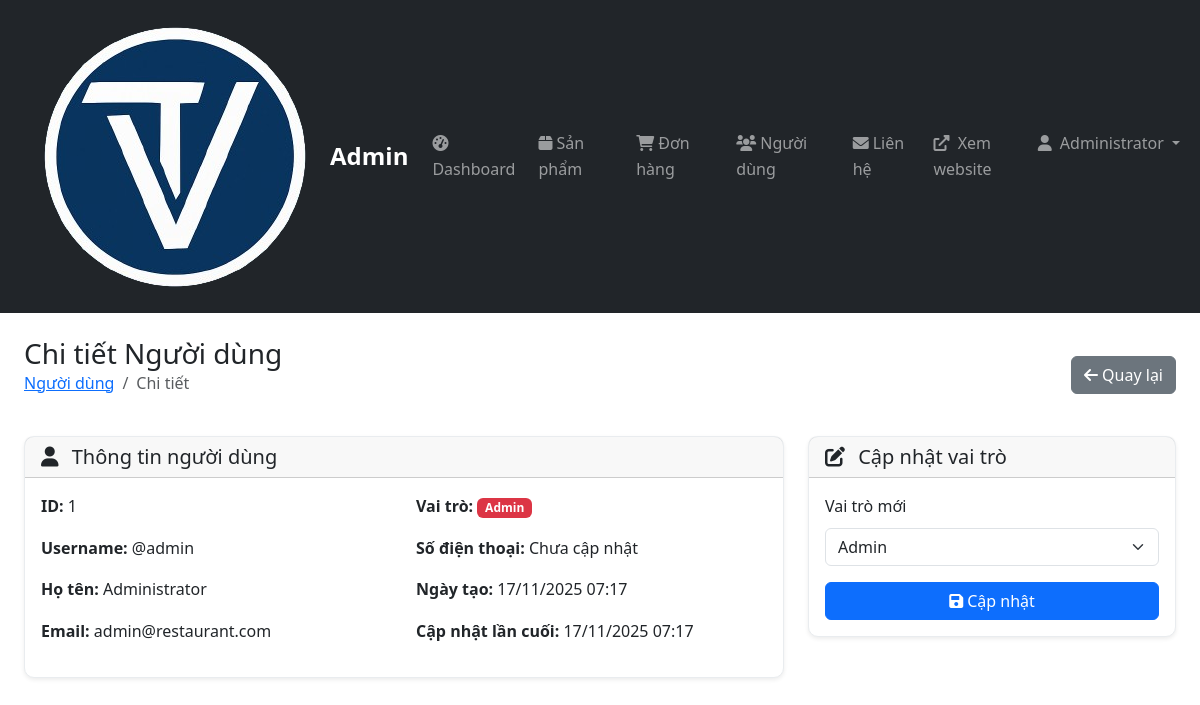
/admin/users/1 (signed in), run on the app's committed database.
### tables this page shows
CREATE TABLE IF NOT EXISTS users (
    id INT AUTO_INCREMENT PRIMARY KEY,
    username VARCHAR(50) UNIQUE NOT NULL,
    email VARCHAR(100) UNIQUE NOT NULL,
    password VARCHAR(255) NOT NULL,
    full_name VARCHAR(100) NOT NULL,
    phone VARCHAR(20),
    address TEXT,
    role ENUM('user', 'admin') DEFAULT 'user',
    created_at TIMESTAMP DEFAULT CURRENT_TIMESTAMP,
    updated_at TIMESTAMP DEFAULT CURRENT_TIMESTAMP ON UPDATE CURRENT_TIMESTAMP
);

### app/Controllers/Admin/UserController.php (called while the page is built, shortened)
<?php
class UserController extends Controller
{
    private $userModel;
    public function __construct()
    {
        $this->userModel = new User();
    }
    public function show($id)
    {
        $user = $this->userModel->findById($id);
        return $this->render('admin/users/show', [
            'user' => $user
        ]);
    }
}

### app/Core/Router.php (called while the page is built, shortened)
<?php
class Router
{
    private $routes = [];
    private $params = [];
    private function addRoute($method, $route, $handler)
    {
        $this->routes[] = [
            'method' => $method,
            'route' => $route,
            'handler' => $handler
        ];
    }
    public function dispatch()
    {
        $requestMethod = $_SERVER['REQUEST_METHOD'];
        $requestUri = $this->getRequestUri();
        foreach ($this->routes as $route) {
            if ($route['method'] === $requestMethod && $this->matchRoute($route['route'], $requestUri)) {
                return $this->callHandler($route['handler']);
            }
        }
    }
    private function getRequestUri()
    {
        $uri = $_SERVER['REQUEST_URI'];
        return rtrim($uri, '/') ?: '/';
    }
    private function matchRoute($routePattern, $requestUri)
    {
        $pattern = preg_replace('/\{([^}]+)\}/', '([^/]+)', $routePattern);
        $pattern = '#^' . $pattern . '$#';
        if (preg_match($pattern, $requestUri, $matches)) {
            array_shift($matches);
            $this->params = $matches;
            return true;
        }
        return false;
    }
    private function callHandler($handler)
    {
        list($controllerName, $method) = explode('@', $handler);
        $controller = new $controllerClass();
        return call_user_func_array([$controller, $method], $this->params);
    }
}

### app/Core/App.php (called while the page is built, shortened)
<?php
class App
{
    private $router;
    public function __construct($config)
    {
        $this->router = new Router();
    }
    public function run()
    {
        $this->router->dispatch();
    }
    private function setupRoutes()
    {
        $this->router->get('/', 'HomeController@index');
        $this->router->get('/product', 'HomeController@product');
        $this->router->get('/product/{id}', 'ProductController@detail');
        $this->router->get('/api/products/filter', 'HomeController@filterProducts');
        $this->router->get('/category', 'HomeController@category');
        $this->router->get('/search', 'HomeController@search');
        $this->router->get('/about', 'HomeController@about');
        $this->router->get('/contact', 'HomeController@contact');
        $this->router->post('/contact', 'HomeController@contact');
        $this->router->post('/add-review', 'HomeController@addReview');
        $this->router->get('/login', 'AuthController@login');
        $this->router->post('/login', 'AuthController@login');
        $this->router->get('/register', 'AuthController@register');
        $this->router->post('/register', 'AuthController@register');
        $this->router->get('/logout', 'AuthController@logout');
        $this->router->get('/profile', 'AuthController@profile');
        $this->router->post('/profile', 'AuthController@profile');
        $this->router->post('/change-password', 'AuthController@changePassword');
        $this->router->get('/cart', 'CartController@index');
        $this->router->post('/cart/add', 'CartController@add');
        $this->router->post('/cart/update', 'CartController@update');
        $this->router->post('/cart/remove', 'CartController@remove');
        $this->router->post('/cart/clear', 'CartController@clear');
        $this->router->get('/cart/count', 'CartController@getCount');
        $this->router->get('/checkout', 'OrderController@checkout');
        $this->router->post('/checkout', 'OrderController@placeOrder');
        $this->router->get('/my-orders', 'OrderController@myOrders');
        $this->router->get('/orders/{id}', 'OrderController@orderDetail');
        $this->router->post('/orders/cancel', 'OrderController@cancelOrder');
        $this->router->post('/orders/{id}/delete', 'OrderController@delete');
        $this->router->get('/admin/dashboard', 'Admin\DashboardController@index');
        $this->router->get('/admin/statistics', 'Admin\DashboardController@statistics');
        $this->router->get('/admin/products', 'Admin\ProductController@index');
        $this->router->get('/admin/products/create', 'Admin\ProductController@create');
        $this->router->post('/admin/products/create', 'Admin\ProductController@create');
        $this->router->get('/admin/products/{id}/edit', 'Admin\ProductController@edit');
        $this->router->post('/admin/products/{id}/edit', 'Admin\ProductController@edit');
        $this->router->post('/admin/products/delete', 'Admin\ProductController@delete');
        $this->router->get('/admin/orders', 'Admin\OrderController@index');
        $this->router->get('/admin/orders/{id}', 'Admin\OrderController@show');
        $this->router->post('/admin/orders/{id}/update-status', 'Admin\OrderController@updateStatus');
        $this->router->post('/admin/orders/{id}/update-payment', 'Admin\OrderController@updatePaymentStatus');
        $this->router->post('/admin/orders/{id}/delete', 'Admin\OrderController@delete');
        $this->router->get('/admin/users', 'Admin\UserController@index');
        $this->router->get('/admin/users/{id}', 'Admin\UserController@show');
        $this->router->post('/admin/users/{id}/update-role', 'Admin\UserController@updateRole');
        $this->router->post('/admin/users/{id}/delete', 'Admin\UserController@delete');
        $this->router->get('/admin/contacts', 'Admin\ContactController@index');
        $this->router->get('/admin/contacts/{id}', 'Admin\ContactController@show');
        $this->router->post('/admin/contacts/update-status', 'Admin\ContactController@updateStatus');
        $this->router->post('/admin/contacts/delete', 'Admin\ContactController@delete');
    }
}

### public/index.php (called while the page is built, shortened)
<?php
try {
    $config = require_once CONFIG_PATH . '/app.php';
    $app = new App($config);
    $app->run();
} catch (Exception $e) {
    error_log("Application Error: " . $e->getMessage());
    http_response_code(500);
    if (file_exists(APP_PATH . '/Views/errors/500.php')) {
        include APP_PATH . '/Views/errors/500.php';
    } else {
        echo '<h1>Lỗi hệ thống</h1><p>Có lỗi xảy ra, vui lòng thử lại sau.</p>';
        echo '<p>Chi tiết lỗi: ' . $e->getMessage() . '</p>';
        echo '<p>File: ' . $e->getFile() . ' Line: ' . $e->getLine() . '</p>';
    }
}

### app/Core/Database.php (called while the page is built, shortened)
<?php
class Database
{
    private static $instance = null;
    private function __construct($config)
    {
        try {
            $dsn = "mysql:host={$config['host']};port={$config['port']};dbname={$config['database']};charset={$config['charset']}";
            $this->connection = new PDO($dsn, $config['username'], $config['password'], $config['options']);
        } catch (PDOException $e) {
            throw new \Exception("Database connection failed: " . $e->getMessage());
        }
    }
    public static function getInstance($config = null)
    {
        if (self::$instance === null) {
            self::$instance = new self($config);
        }
        return self::$instance->connection;
    }
}

### app/Core/Model.php (called while the page is built, shortened)
<?php
class Model
{
    protected $db;
    protected $table;
    public function __construct()
    {
        $this->db = Database::getInstance();
    }
    public function findById($id)
    {
        $stmt = $this->db->prepare("SELECT * FROM {$this->table} WHERE id = ?");
        $stmt->execute([$id]);
        return $stmt->fetch();
    }
}

### app/Views/admin/users/show.php (the view, shortened to what this page needs)
<div class="container-fluid">
    <div class="d-flex justify-content-between align-items-center mb-4">
        <div>
            <h1 class="h3 mb-0">Chi tiết Người dùng</h1>
            <nav aria-label="breadcrumb">
                <ol class="breadcrumb">
                    <li class="breadcrumb-item"><a href="/admin/users">Người dùng</a></li>
                    <li class="breadcrumb-item active">Chi tiết</li>
                </ol>
            </nav>
        </div>
        <a href="/admin/users" class="btn btn-secondary">
            <i class="fas fa-arrow-left me-1"></i>Quay lại
        </a>
    </div>
    <div class="row">
        <div class="col-lg-8">
            <div class="card mb-4">
                <div class="card-header">
                    <h5 class="mb-0">
                        <i class="fas fa-user me-2"></i>
                        Thông tin người dùng
                    </h5>
                </div>
                <div class="card-body">
                    <div class="row">
                        <div class="col-md-6">
                            <p><strong>ID:</strong> <?= $user['id'] ?></p>
                            <p><strong>Username:</strong> @<?= htmlspecialchars($user['username']) ?></p>
                            <p><strong>Họ tên:</strong> <?= htmlspecialchars($user['full_name']) ?></p>
                            <p><strong>Email:</strong> <?= htmlspecialchars($user['email']) ?></p>
                        </div>
                        <div class="col-md-6">
                            <p><strong>Vai trò:</strong>
                                <?php
                                $roleColors = [
                                    'admin' => 'danger',
                                    'user' => 'primary'
                                ];
                                $roleLabels = [
                                    'admin' => 'Admin',
                                    'user' => 'Người dùng'
                                ];
                                $color = $roleColors[$user['role']] ?? 'secondary';
                                $label = $roleLabels[$user['role']] ?? $user['role'];
                                ?>
                                <span class="badge bg-<?= $color ?>"><?= $label ?></span>
                            </p>
                            <p><strong>Số điện thoại:</strong> <?= htmlspecialchars($user['phone'] ?? 'Chưa cập nhật') ?></p>
                            <p><strong>Ngày tạo:</strong> <?= date('d/m/Y H:i', strtotime($user['created_at'])) ?></p>
                            <p><strong>Cập nhật lần cuối:</strong> <?= date('d/m/Y H:i', strtotime($user['updated_at'])) ?></p>
                        </div>
                    </div>
                </div>
            </div>
        </div>
        <div class="col-lg-4">
            <div class="card">
                <div class="card-header">
                    <h5 class="mb-0">
                        <i class="fas fa-edit me-2"></i>
                        Cập nhật vai trò
                    </h5>
                </div>
                <div class="card-body">
                    <form id="updateRoleForm">
                        <div class="mb-3">
                            <label for="role" class="form-label">Vai trò mới</label>
                            <select class="form-select" id="role" name="role" required>
                                <option value="admin" <?= $user['role'] === 'admin' ? 'selected' : '' ?>>Admin</option>
                            </select>
                        </div>
                        <button type="submit" class="btn btn-primary w-100">
                            <i class="fas fa-save me-1"></i>Cập nhật
                        </button>
                    </form>
                </div>
            </div>
        </div>
    </div>
</div>

### public/css/style.css (style rules this page uses)
:root { --primary-color: #0d6efd; --secondary-color: #6c757d; --success-color: #198754; --danger-color: #dc3545; --warning-color: #ffc107; --info-color: #0dcaf0; --light-color: #f8f9fa; --dark-color: #212529; }
body { font-family: 'Segoe UI', Tahoma, Geneva, Verdana, sans-serif; line-height: 1.6; }
.btn { border-radius: 6px; font-weight: 500; transition: all 0.2s ease-in-out; }
.badge { font-size: 0.75rem; }
.card { border: 1px solid #e9ecef; border-radius: 10px; box-shadow: 0 0.125rem 0.25rem rgba(0, 0, 0, 0.075); transition: box-shadow 0.15s ease-in-out; }

### data on the page
users: id "1", username "admin", full_name "Administrator", email "admin@restaurant.com", role "Admin", phone "Chưa cập nhật", created_at "17/11/2025 07:17", updated_at "17/11/2025 07:17"

### other printed values
$_SESSION['user_name'] "Administrator"
